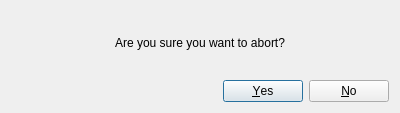
<?xml version="1.0" encoding="UTF-8"?>
<ui version="4.0">
 <class>Abort</class>
 <widget class="QDialog" name="Abort">
  <property name="geometry">
   <rect>
    <x>0</x>
    <y>0</y>
    <width>400</width>
    <height>113</height>
   </rect>
  </property>
  <property name="windowTitle">
   <string>Abort Confirmation</string>
  </property>
  <layout class="QVBoxLayout" name="verticalLayout">
   <item>
    <layout class="QHBoxLayout" name="horizontalLayout">
     <item>
      <widget class="QLabel" name="label">
       <property name="text">
        <string>Are you sure you want to abort?</string>
       </property>
       <property name="alignment">
        <set>Qt::AlignCenter</set>
       </property>
      </widget>
     </item>
    </layout>
   </item>
   <item>
    <widget class="QDialogButtonBox" name="buttonBox">
     <property name="orientation">
      <enum>Qt::Horizontal</enum>
     </property>
     <property name="standardButtons">
      <set>QDialogButtonBox::No|QDialogButtonBox::Yes</set>
     </property>
    </widget>
   </item>
  </layout>
 </widget>
 <resources/>
 <connections>
  <connection>
   <sender>buttonBox</sender>
   <signal>accepted()</signal>
   <receiver>Abort</receiver>
   <slot>accept()</slot>
   <hints>
    <hint type="sourcelabel">
     <x>248</x>
     <y>254</y>
    </hint>
    <hint type="destinationlabel">
     <x>157</x>
     <y>274</y>
    </hint>
   </hints>
  </connection>
  <connection>
   <sender>buttonBox</sender>
   <signal>rejected()</signal>
   <receiver>Abort</receiver>
   <slot>reject()</slot>
   <hints>
    <hint type="sourcelabel">
     <x>316</x>
     <y>260</y>
    </hint>
    <hint type="destinationlabel">
     <x>286</x>
     <y>274</y>
    </hint>
   </hints>
  </connection>
 </connections>
</ui>
